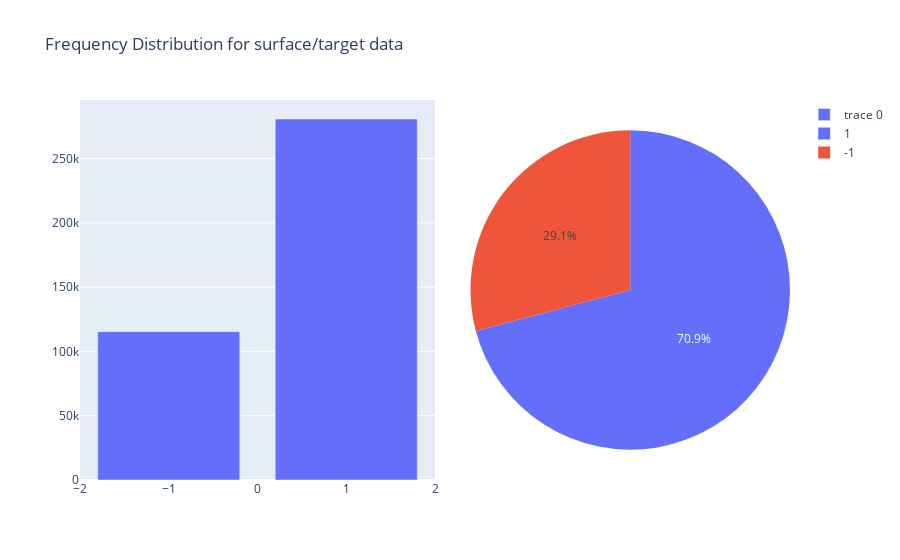

Notebook code cell kept with this figure:
### Code cell
trace0 = go.Bar(
    x = df_train['Scored'].value_counts().index,
    y = df_train['Scored'].value_counts().values
    )

trace1 = go.Pie(
    labels = df_train['Scored'].value_counts().index,
    values = df_train['Scored'].value_counts().values,
    domain = {'x':[0.55,1]})

data = [trace0, trace1]
layout = go.Layout(
    title = 'Frequency Distribution for surface/target data',
    xaxis = dict(domain = [0,.50]))

fig = go.Figure(data = data, layout = layout)
py.iplot(fig)

### Figure 1 — Plotly figure (JSON) as saved in the notebook; plotly's stock layout.template omitted (floating-point values rounded to 4 significant figures)
{"data": [{"type": "bar", "x": [1, -1], "y": [280814, 115358]}, {"domain": {"x": [0.55, 1]}, "labels": [1, -1], "type": "pie", "values": [280814, 115358]}], "layout": {"autosize": true, "title": {"text": "Frequency Distribution for surface/target data"}, "xaxis": {"autorange": true, "domain": [0, 0.5], "range": [-2, 2], "type": "linear"}, "yaxis": {"autorange": true, "range": [0, 295600.0], "type": "linear"}}}
